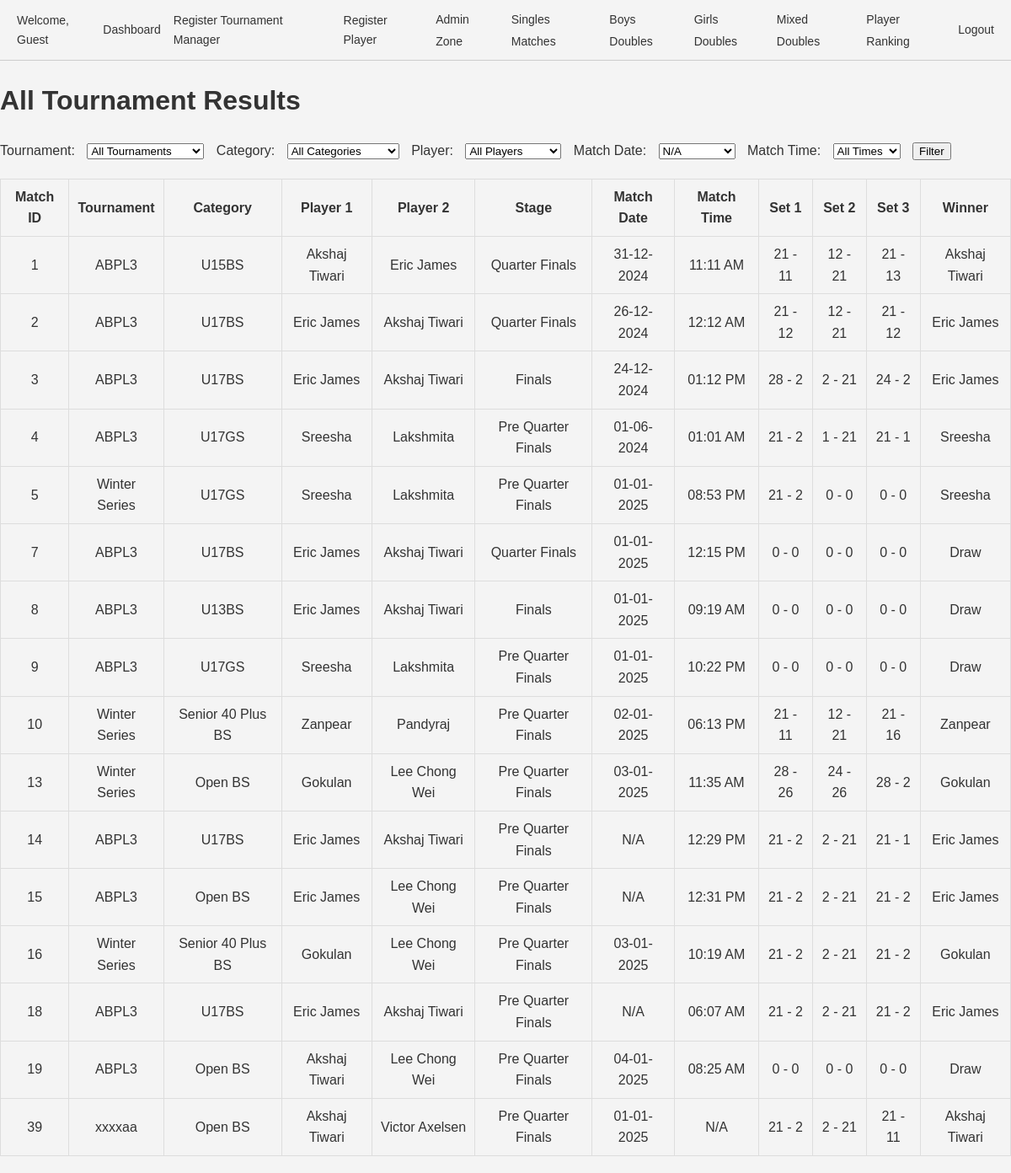
The app's page /results.php with its own data.
### tables this page shows
CREATE TABLE `matches` (
  `id` int(11) NOT NULL,
  `tournament_id` int(11) NOT NULL,
  `category_id` int(11) NOT NULL,
  `pool` enum('A','B') DEFAULT NULL,
  `player1_id` int(11) DEFAULT NULL,
  `player2_id` int(11) DEFAULT NULL,
  `pre_quarter` tinyint(1) DEFAULT 0,
  `quarter` tinyint(1) DEFAULT 0,
  `semi` tinyint(1) DEFAULT 0,
  `final` tinyint(1) DEFAULT 0,
  `set1_player1_points` int(11) DEFAULT 0,
  `set1_player2_points` int(11) DEFAULT 0,
  `set2_player1_points` int(11) DEFAULT 0,
  `set2_player2_points` int(11) DEFAULT 0,
  `set3_player1_points` int(11) DEFAULT 0,
  `set3_player2_points` int(11) DEFAULT 0,
  `created_by` int(11) DEFAULT NULL,
  `stage` enum('Pre Quarter Finals','Quarter Finals','Semifinals','Finals','Preliminary') NOT NULL,
  `match_date` date DEFAULT NULL,
  `match_time` varchar(255) NOT NULL,
  `date` date DEFAULT NULL,
  `team1_player1_id` int(11) NOT NULL DEFAULT 0,
  `team1_player2_id` int(11) NOT NULL DEFAULT 0,
  `team2_player1_id` int(11) DEFAULT 0,
  `team2_player2_id` int(11) DEFAULT 0,
  `set1_team1_points` int(11) NOT NULL DEFAULT 0,
  `set1_team2_points` int(11) DEFAULT 0,
  `set2_team1_points` int(11) DEFAULT 0,
  `set2_team2_points` int(11) DEFAULT 0,
  `set3_team1_points` int(11) DEFAULT 0,
  `set3_team2_points` int(11) DEFAULT 0,
  `player3_id` int(11) DEFAULT NULL,
  `player4_id` int(11) DEFAULT NULL,
  `deleted_at` datetime DEFAULT NULL
);

CREATE TABLE `tournaments` (
  `id` int(11) NOT NULL,
  `name` varchar(255) NOT NULL,
  `created_by` int(11) DEFAULT NULL,
  `year` int(11) NOT NULL DEFAULT year(curdate()),
  `moderated_by` int(11) DEFAULT NULL
);

CREATE TABLE `categories` (
  `id` int(11) NOT NULL,
  `name` varchar(255) NOT NULL,
  `created_by` int(11) NOT NULL,
  `age_group` varchar(255) DEFAULT NULL,
  `sex` varchar(10) DEFAULT NULL,
  `type` enum('singles','doubles','mixed doubles') DEFAULT 'singles',
  `tournament_id` int(11) NOT NULL
);

CREATE TABLE `players` (
  `id` int(11) NOT NULL,
  `name` varchar(255) NOT NULL,
  `dob` date NOT NULL,
  `age` int(11) NOT NULL,
  `sex` enum('M','F') NOT NULL,
  `uid` varchar(100) NOT NULL,
  `password` varchar(255) NOT NULL,
  `created_by` int(11) DEFAULT NULL,
  `updated_at` timestamp NULL DEFAULT current_timestamp() ON UPDATE current_timestamp(),
  `category_id` int(11) DEFAULT 1,
  `created_at` timestamp NULL DEFAULT current_timestamp()
);

### results.php (the view, shortened to what this page needs)
<?php
include 'header.php';
require_once 'conn.php';
$conn = new mysqli($servername, $username, $password, $dbname);
$match_date = $_GET['match_date'] ?? '';
$dates = $conn->query("SELECT DISTINCT match_date FROM matches ORDER BY match_date");
$query = "
    SELECT
        m.id AS match_id,
        t.name AS tournament_name,
        c.name AS category_name,
        p1.name AS player1_name,
        p2.name AS player2_name,
        m.stage,
        m.match_date,
        m.match_time,
        m.set1_player1_points,
        m.set1_player2_points,
        m.set2_player1_points,
        m.set2_player2_points,
        m.set3_player1_points,
        m.set3_player2_points
    FROM matches m
    INNER JOIN tournaments t ON m.tournament_id = t.id
    INNER JOIN categories c ON m.category_id = c.id
    INNER JOIN players p1 ON m.player1_id = p1.id
    INNER JOIN players p2 ON m.player2_id = p2.id
    WHERE 1=1
";
$query .= " ORDER BY m.id";
$result = $conn->query($query);
?>
<!DOCTYPE html>
<html lang="en">
<head>
</head>
<body>
    <h1>All Tournament Results</h1>
    <form method="get">
        <label for="tournament_id">Tournament:</label>
        <select name="tournament_id" id="tournament_id">
            <option value="">All Tournaments</option>
        </select>
        <label for="category_id">Category:</label>
        <select name="category_id" id="category_id">
            <option value="">All Categories</option>
        </select>
        <label for="player_id">Player:</label>
        <select name="player_id" id="player_id">
            <option value="">All Players</option>
        </select>
        <label for="match_date">Match Date:</label>
        <select name="match_date" id="match_date">
            <?php while ($row = $dates->fetch_assoc()): ?>
                <option value="<?= $row['match_date'] ?>" <?= $match_date == $row['match_date'] ? 'selected' : '' ?>>
                    <?= $row['match_date'] ? date("d-m-Y", strtotime($row['match_date'])) : 'N/A' ?>
                </option>
            <?php endwhile; ?>
        </select>
        <label for="datetime">Match Time:</label>
        <select name="datetime" id="datetime">
            <option value="">All Times</option>
        </select>
        <button type="submit">Filter</button>
    </form>
    <?php if ($result->num_rows > 0): ?>
        <table>
            <tr>
                <th>Match ID</th>
                <th>Tournament</th>
                <th>Category</th>
                <th>Player 1</th>
                <th>Player 2</th>
                <th>Stage</th>
                <th>Match Date</th>
                <th>Match Time</th>
                <th>Set 1</th>
                <th>Set 2</th>
                <th>Set 3</th>
                <th>Winner</th>
            </tr>
            <?php while ($row = $result->fetch_assoc()):
                $p1_total = $row['set1_player1_points'] + $row['set2_player1_points'] + $row['set3_player1_points'];
                $p2_total = $row['set1_player2_points'] + $row['set2_player2_points'] + $row['set3_player2_points'];
                $winner = $p1_total > $p2_total ? $row['player1_name'] : ($p1_total < $p2_total ? $row['player2_name'] : 'Draw');
            ?>
                <tr>
                    <td><?= $row['match_id'] ?></td>
                    <td><?= $row['tournament_name'] ?></td>
                    <td><?= $row['category_name'] ?></td>
                    <td><?= $row['player1_name'] ?></td>
                    <td><?= $row['player2_name'] ?></td>
                    <td><?= $row['stage'] ?></td>
                    <td><?= $row['match_date'] ? date("d-m-Y", strtotime($row['match_date'])) : 'N/A' ?></td>
                    <td><?= $row['match_time'] ? date("h:i A", strtotime($row['match_time'])) : 'N/A' ?></td>
                    <td><?= $row['set1_player1_points'] ?> - <?= $row['set1_player2_points'] ?></td>
                    <td><?= $row['set2_player1_points'] ?> - <?= $row['set2_player2_points'] ?></td>
                    <td><?= $row['set3_player1_points'] ?> - <?= $row['set3_player2_points'] ?></td>
                    <td><?= $winner ?></td>
                </tr>
            <?php endwhile; ?>
        </table>
    <?php else: ?>
        <p>No matches found for the selected filters.</p>
    <?php endif; ?>
</body>
</html>

### header.php (style rules this page uses)
body { margin: 0; padding: 0; font-family: Arial, sans-serif; line-height: 1.5; }

### results.php (style rules this page uses)
body { font-family: Arial, sans-serif; line-height: 1.6; background-color: #f4f4f4; color: #333; margin: 0; padding: 0; }
table { width: 100%; border-collapse: collapse; margin: 20px 0; }
th, td { border: 1px solid #ddd; padding: 8px; text-align: center; }
th { background-color: #f4f4f4; }
form { margin-bottom: 20px; }
label, select, button { margin-right: 10px; }

### records on screen
matches: id "1", tournament.name "ABPL3", category.name "U15BS", player1.name "Akshaj Tiwari", player2.name "Eric James", stage "Quarter Finals", match_date "31-12-2024", match_time "11:11 AM", set1_player1_points "21", set1_player2_points "11", set2_player1_points "12", set2_player2_points "21", set3_player1_points "21", set3_player2_points "13"
matches: id "2", tournament.name "ABPL3", category.name "U17BS", player1.name "Eric James", player2.name "Akshaj Tiwari", stage "Quarter Finals", match_date "26-12-2024", match_time "12:12 AM", set1_player1_points "21", set1_player2_points "12", set2_player1_points "12", set2_player2_points "21", set3_player1_points "21", set3_player2_points "12"
matches: id "3", tournament.name "ABPL3", category.name "U17BS", player1.name "Eric James", player2.name "Akshaj Tiwari", stage "Finals", match_date "24-12-2024", match_time "01:12 PM", set1_player1_points "28", set1_player2_points "2", set2_player1_points "2", set2_player2_points "21", set3_player1_points "24", set3_player2_points "2"
matches: id "4", tournament.name "ABPL3", category.name "U17GS", player1.name "Sreesha", player2.name "Lakshmita", stage "Pre Quarter Finals", match_date "01-06-2024", match_time "01:01 AM", set1_player1_points "21", set1_player2_points "2", set2_player1_points "1", set2_player2_points "21", set3_player1_points "21", set3_player2_points "1"
matches: id "5", tournament.name "Winter Series", category.name "U17GS", player1.name "Sreesha", player2.name "Lakshmita", stage "Pre Quarter Finals", match_date "01-01-2025", match_time "08:53 PM", set1_player1_points "21", set1_player2_points "2", set2_player1_points "0", set2_player2_points "0", set3_player1_points "0", set3_player2_points "0"
matches: id "7", tournament.name "ABPL3", category.name "U17BS", player1.name "Eric James", player2.name "Akshaj Tiwari", stage "Quarter Finals", match_date "01-01-2025", match_time "12:15 PM", set1_player1_points "0", set1_player2_points "0", set2_player1_points "0", set2_player2_points "0", set3_player1_points "0", set3_player2_points "0", winner "Draw"
matches: id "8", tournament.name "ABPL3", category.name "U13BS", player1.name "Eric James", player2.name "Akshaj Tiwari", stage "Finals", match_date "01-01-2025", match_time "09:19 AM", set1_player1_points "0", set1_player2_points "0", set2_player1_points "0", set2_player2_points "0", set3_player1_points "0", set3_player2_points "0", winner "Draw"
matches: id "9", tournament.name "ABPL3", category.name "U17GS", player1.name "Sreesha", player2.name "Lakshmita", stage "Pre Quarter Finals", match_date "01-01-2025", match_time "10:22 PM", set1_player1_points "0", set1_player2_points "0", set2_player1_points "0", set2_player2_points "0", set3_player1_points "0", set3_player2_points "0", winner "Draw"
matches: id "10", tournament.name "Winter Series", category.name "Senior 40 Plus BS", player1.name "Zanpear", player2.name "Pandyraj", stage "Pre Quarter Finals", match_date "02-01-2025", match_time "06:13 PM", set1_player1_points "21", set1_player2_points "11", set2_player1_points "12", set2_player2_points "21", set3_player1_points "21", set3_player2_points "16"
matches: id "13", tournament.name "Winter Series", category.name "Open BS", player1.name "Gokulan", player2.name "Lee Chong Wei", stage "Pre Quarter Finals", match_date "03-01-2025", match_time "11:35 AM", set1_player1_points "28", set1_player2_points "26", set2_player1_points "24", set2_player2_points "26", set3_player1_points "28", set3_player2_points "2"
matches: id "14", tournament.name "ABPL3", category.name "U17BS", player1.name "Eric James", player2.name "Akshaj Tiwari", stage "Pre Quarter Finals", shows "N/A", match_time "12:29 PM", set1_player1_points "21", set1_player2_points "2", set2_player1_points "2", set2_player2_points "21", set3_player1_points "21", set3_player2_points "1"
matches: id "15", tournament.name "ABPL3", category.name "Open BS", player1.name "Eric James", player2.name "Lee Chong Wei", stage "Pre Quarter Finals", shows "N/A", match_time "12:31 PM", set1_player1_points "21", set1_player2_points "2", set2_player1_points "2", set2_player2_points "21", set3_player1_points "21", set3_player2_points "2"
matches: id "16", tournament.name "Winter Series", category.name "Senior 40 Plus BS", player1.name "Gokulan", player2.name "Lee Chong Wei", stage "Pre Quarter Finals", match_date "03-01-2025", match_time "10:19 AM", set1_player1_points "21", set1_player2_points "2", set2_player1_points "2", set2_player2_points "21", set3_player1_points "21", set3_player2_points "2"
matches: id "18", tournament.name "ABPL3", category.name "U17BS", player1.name "Eric James", player2.name "Akshaj Tiwari", stage "Pre Quarter Finals", shows "N/A", match_time "06:07 AM", set1_player1_points "21", set1_player2_points "2", set2_player1_points "2", set2_player2_points "21", set3_player1_points "21", set3_player2_points "2"
matches: id "19", tournament.name "ABPL3", category.name "Open BS", player1.name "Akshaj Tiwari", player2.name "Lee Chong Wei", stage "Pre Quarter Finals", match_date "04-01-2025", match_time "08:25 AM", set1_player1_points "0", set1_player2_points "0", set2_player1_points "0", set2_player2_points "0", set3_player1_points "0", set3_player2_points "0", winner "Draw"
matches: id "39", tournament.name "xxxxaa", category.name "Open BS", player1.name "Akshaj Tiwari", player2.name "Victor Axelsen", stage "Pre Quarter Finals", match_date "01-01-2025", match_time "N/A", set1_player1_points "21", set1_player2_points "2", set2_player1_points "2", set2_player2_points "21", set3_player1_points "21", set3_player2_points "11"

### other values on screen
$logged_in_user "Guest"
